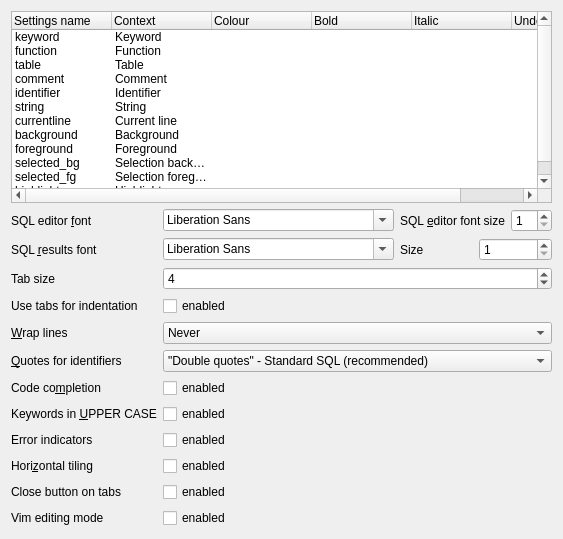
     <widget class="QWidget" name="tab_2">
      <attribute name="title">
       <string>&amp;SQL</string>
      </attribute>
      <layout class="QVBoxLayout" name="verticalLayout_4">
       <item>
        <widget class="QTreeWidget" name="treeSyntaxHighlighting">
         <property name="showDropIndicator" stdset="0">
          <bool>false</bool>
         </property>
         <property name="rootIsDecorated">
          <bool>false</bool>
         </property>
         <column>
          <property name="text">
           <string notr="true">Settings name</string>
          </property>
         </column>
         <column>
          <property name="text">
           <string>Context</string>
          </property>
         </column>
         <column>
          <property name="text">
           <string>Colour</string>
          </property>
         </column>
         <column>
          <property name="text">
           <string>Bold</string>
          </property>
         </column>
         <column>
          <property name="text">
           <string>Italic</string>
          </property>
         </column>
         <column>
          <property name="text">
           <string>Underline</string>
          </property>
         </column>
         <item>
          <property name="text">
           <string notr="true">keyword</string>
          </property>
          <property name="text">
           <string>Keyword</string>
          </property>
          <property name="text">
           <string/>
          </property>
          <property name="text">
           <string/>
          </property>
          <property name="text">
           <string/>
          </property>
          <property name="text">
           <string/>
          </property>
         </item>
         <item>
          <property name="text">
           <string notr="true">function</string>
          </property>
          <property name="text">
           <string>Function</string>
          </property>
         </item>
         <item>
          <property name="text">
           <string notr="true">table</string>
          </property>
          <property name="text">
           <string>Table</string>
          </property>
          <property name="text">
           <string/>
          </property>
          <property name="text">
           <string/>
          </property>
          <property name="text">
           <string/>
          </property>
          <property name="text">
           <string/>
          </property>
         </item>
         <item>
          <property name="text">
           <string notr="true">comment</string>
          </property>
          <property name="text">
           <string>Comment</string>
          </property>
          <property name="text">
           <string/>
          </property>
          <property name="text">
           <string/>
          </property>
          <property name="text">
           <string/>
          </property>
          <property name="text">
           <string/>
          </property>
         </item>
         <item>
          <property name="text">
           <string notr="true">identifier</string>
          </property>
          <property name="text">
           <string>Identifier</string>
          </property>
          <property name="text">
           <string/>
          </property>
          <property name="text">
           <string/>
          </property>
          <property name="text">
           <string/>
          </property>
          <property name="text">
           <string/>
          </property>
         </item>
         <item>
          <property name="text">
           <string notr="true">string</string>
          </property>
          <property name="text">
           <string>String</string>
          </property>
          <property name="text">
           <string/>
          </property>
          <property name="text">
           <string/>
          </property>
          <property name="text">
           <string/>
          </property>
          <property name="text">
           <string/>
          </property>
         </item>
         <item>
          <property name="text">
           <string notr="true">currentline</string>
          </property>
          <property name="text">
           <string>Current line</string>
          </property>
         </item>
         <item>
          <property name="text">
           <string notr="true">background</string>
          </property>
          <property name="text">
           <string>Background</string>
          </property>
         </item>
         <item>
          <property name="text">
           <string notr="true">foreground</string>
          </property>
          <property name="text">
           <string>Foreground</string>
          </property>
         </item>
         <item>
          <property name="text">
           <string notr="true">selected_bg</string>
          </property>
          <property name="text">
           <string>Selection background</string>
          </property>
         </item>
         <item>
          <property name="text">
           <string notr="true">selected_fg</string>
          </property>
          <property name="text">
           <string>Selection foreground</string>
          </property>
         </item>
         <item>
          <property name="text">
           <string notr="true">highlight</string>
          </property>
          <property name="text">
           <string>Highlight</string>
          </property>
         </item>
        </widget>
       </item>
       <item>
        <layout class="QFormLayout" name="formLayout_2">
         <item row="0" column="0">
          <widget class="QLabel" name="label_14">
           <property name="text">
            <string>SQL editor &amp;font</string>
           </property>
           <property name="buddy">
            <cstring>comboEditorFont</cstring>
           </property>
          </widget>
         </item>
         <item row="0" column="1">
          <layout class="QHBoxLayout" name="horizontalLayout_5">
           <item>
            <widget class="QFontComboBox" name="comboEditorFont"/>
           </item>
           <item>
            <widget class="QLabel" name="label_6">
             <property name="text">
              <string>SQL &amp;editor font size</string>
             </property>
             <property name="alignment">
              <set>Qt::AlignRight|Qt::AlignTrailing|Qt::AlignVCenter</set>
             </property>
             <property name="buddy">
              <cstring>spinEditorFontSize</cstring>
             </property>
            </widget>
           </item>
           <item>
            <widget class="QSpinBox" name="spinEditorFontSize">
             <property name="correctionMode">
              <enum>QAbstractSpinBox::CorrectToNearestValue</enum>
             </property>
             <property name="minimum">
              <number>1</number>
             </property>
            </widget>
           </item>
          </layout>
         </item>
         <item row="1" column="0">
          <widget class="QLabel" name="label_7">
           <property name="text">
            <string>SQL &amp;results font</string>
           </property>
           <property name="buddy">
            <cstring>comboLogFont</cstring>
           </property>
          </widget>
         </item>
         <item row="1" column="1">
          <layout class="QHBoxLayout" name="horizontalLayoutLogFont">
           <item>
            <widget class="QFontComboBox" name="comboLogFont"/>
           </item>
           <item>
            <widget class="QLabel" name="labelLogFontSize">
             <property name="text">
              <string>Size</string>
             </property>
             <property name="buddy">
              <cstring>spinLogFontSize</cstring>
             </property>
            </widget>
           </item>
           <item>
            <widget class="QSpinBox" name="spinLogFontSize">
             <property name="correctionMode">
              <enum>QAbstractSpinBox::CorrectToNearestValue</enum>
             </property>
             <property name="minimum">
              <number>1</number>
             </property>
            </widget>
           </item>
          </layout>
         </item>
         <item row="2" column="0">
          <widget class="QLabel" name="label_13">
           <property name="text">
            <string>Tab size</string>
           </property>
           <property name="buddy">
            <cstring>spinTabSize</cstring>
           </property>
          </widget>
         </item>
         <item row="2" column="1">
          <widget class="QSpinBox" name="spinTabSize">
           <property name="correctionMode">
            <enum>QAbstractSpinBox::CorrectToNearestValue</enum>
           </property>
           <property name="minimum">
            <number>1</number>
           </property>
           <property name="maximum">
            <number>16</number>
           </property>
           <property name="value">
            <number>4</number>
           </property>
          </widget>
         </item>
         <item row="3" column="0">
          <widget class="QLabel" name="label_28">
           <property name="text">
            <string>Use tabs for indentation</string>
           </property>
           <property name="buddy">
            <cstring>checkAutoCompletion</cstring>
           </property>
          </widget>
         </item>
         <item row="3" column="1">
          <widget class="QCheckBox" name="checkIndentationUseTabs">
           <property name="toolTip">
            <string>When set, the Tab key will insert tab and space characters for indentation. Otherwise, just spaces will be used.</string>
           </property>
           <property name="text">
            <string>enabled</string>
           </property>
          </widget>
         </item>
         <item row="4" column="0">
          <widget class="QLabel" name="wrapLabel">
           <property name="text">
            <string>&amp;Wrap lines</string>
           </property>
           <property name="buddy">
            <cstring>wrapComboBox</cstring>
           </property>
          </widget>
         </item>
         <item row="4" column="1">
          <widget class="QComboBox" name="wrapComboBox">
           <item>
            <property name="text">
             <string>Never</string>
            </property>
           </item>
           <item>
            <property name="text">
             <string>At word boundaries</string>
            </property>
           </item>
           <item>
            <property name="text">
             <string>At character boundaries</string>
            </property>
           </item>
           <item>
            <property name="text">
             <string>At whitespace boundaries</string>
            </property>
           </item>
          </widget>
         </item>
         <item row="5" column="0">
          <widget class="QLabel" name="label_25">
           <property name="text">
            <string>&amp;Quotes for identifiers</string>
           </property>
           <property name="buddy">
            <cstring>quoteComboBox</cstring>
           </property>
          </widget>
         </item>
         <item row="5" column="1">
          <widget class="QComboBox" name="quoteComboBox">
           <property name="toolTip">
            <string>Choose the quoting mechanism used by the application for identifiers in SQL code.</string>
           </property>
           <property name="whatsThis">
            <string/>
           </property>
           <item>
            <property name="text">
             <string>&quot;Double quotes&quot; - Standard SQL (recommended)</string>
            </property>
           </item>
           <item>
            <property name="text">
             <string>`Grave accents` - Traditional MySQL quotes</string>
            </property>
           </item>
           <item>
            <property name="text">
             <string>[Square brackets] - Traditional MS SQL Server quotes</string>
            </property>
           </item>
          </widget>
         </item>
         <item row="6" column="0">
          <widget class="QLabel" name="label_20">
           <property name="text">
            <string>Code co&amp;mpletion</string>
           </property>
           <property name="buddy">
            <cstring>checkAutoCompletion</cstring>
           </property>
          </widget>
         </item>
         <item row="6" column="1">
          <widget class="QCheckBox" name="checkAutoCompletion">
           <property name="text">
            <string>enabled</string>
           </property>
          </widget>
         </item>
         <item row="7" column="0">
          <widget class="QLabel" name="label_24">
           <property name="text">
            <string>Keywords in &amp;UPPER CASE</string>
           </property>
           <property name="buddy">
            <cstring>checkCompleteUpper</cstring>
           </property>
          </widget>
         </item>
         <item row="7" column="1">
          <widget class="QCheckBox" name="checkCompleteUpper">
           <property name="toolTip">
            <string>When set, the SQL keywords are completed in UPPER CASE letters.</string>
           </property>
           <property name="text">
            <string>enabled</string>
           </property>
          </widget>
         </item>
         <item row="8" column="0">
          <widget class="QLabel" name="label_15">
           <property name="text">
            <string>Error indicators</string>
           </property>
           <property name="buddy">
            <cstring>checkErrorIndicators</cstring>
           </property>
          </widget>
         </item>
         <item row="8" column="1">
          <widget class="QCheckBox" name="checkErrorIndicators">
           <property name="toolTip">
            <string>When set, the SQL code lines that caused errors during the last execution are highlighted and the results frame indicates the error in the background</string>
           </property>
           <property name="text">
            <string>enabled</string>
           </property>
          </widget>
         </item>
         <item row="9" column="0">
          <widget class="QLabel" name="label_10">
           <property name="text">
            <string>Hori&amp;zontal tiling</string>
           </property>
           <property name="buddy">
            <cstring>checkHorizontalTiling</cstring>
           </property>
          </widget>
         </item>
         <item row="9" column="1">
          <widget class="QCheckBox" name="checkHorizontalTiling">
           <property name="toolTip">
            <string>If enabled the SQL code editor and the result table view are shown side by side instead of one over the other.</string>
           </property>
           <property name="text">
            <string>enabled</string>
           </property>
          </widget>
         </item>
         <item row="10" column="0">
          <widget class="QLabel" name="labelCloseButtonOnTabs">
           <property name="text">
            <string>Close button on tabs</string>
           </property>
           <property name="buddy">
            <cstring>checkCloseButtonOnTabs</cstring>
           </property>
          </widget>
         </item>
         <item row="10" column="1">
          <widget class="QCheckBox" name="checkCloseButtonOnTabs">
           <property name="toolTip">
            <string>If enabled, SQL editor tabs will have a close button. In any case, you can use the contextual menu or the keyboard shortcut to close them.</string>
           </property>
           <property name="text">
            <string>enabled</string>
           </property>
          </widget>
         </item>
         <item row="11" column="0">
          <widget class="QLabel" name="labelVimMode">
           <property name="text">
            <string>Vim editing mode</string>
           </property>
           <property name="buddy">
            <cstring>checkVimMode</cstring>
           </property>
          </widget>
         </item>
         <item row="11" column="1">
          <widget class="QCheckBox" name="checkVimMode">
           <property name="toolTip">
            <string>Enable Normal, Insert, Visual and Visual Line modes in SQL editors. Press Esc to return to Normal mode.</string>
           </property>
           <property name="text">
            <string>enabled</string>
           </property>
          </widget>
         </item>
        </layout>
       </item>
      </layout>
     </widget>
